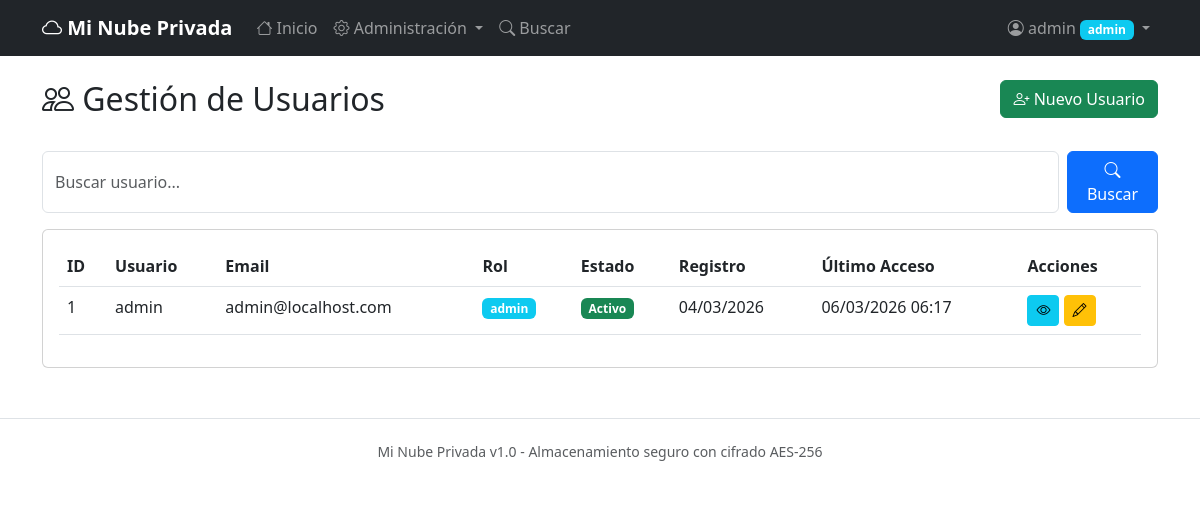
/admin/users (signed in), run on an earlier commit of the app's database.
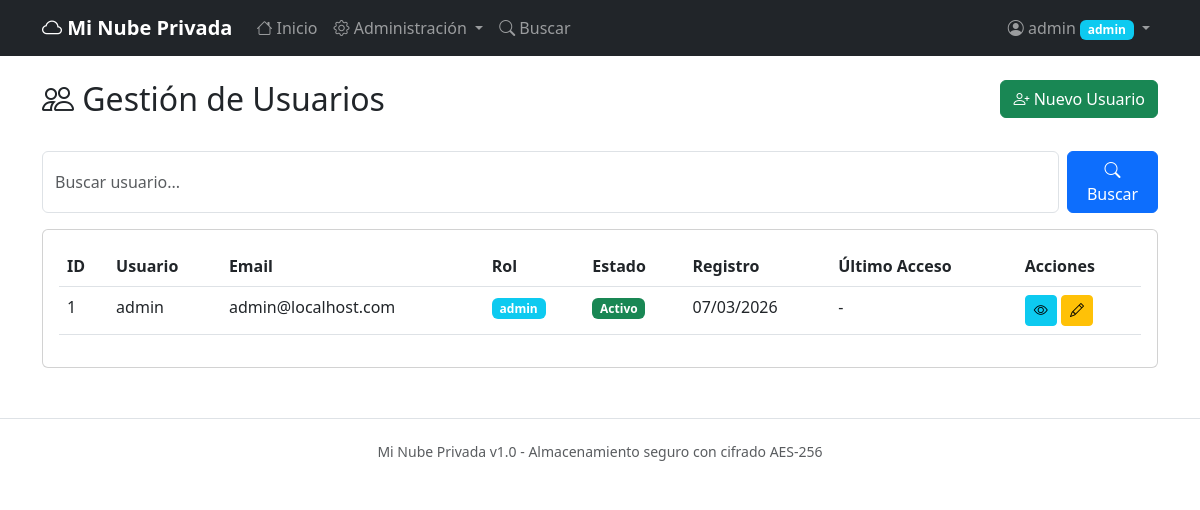
And on a later commit of the database.
### app/models.py (models this page shows, shortened)
class User(UserMixin, db.Model):
    __tablename__ = 'users'
    id = db.Column(db.Integer, primary_key=True)
    username = db.Column(db.String(80), unique=True, nullable=False, index=True)
    email = db.Column(db.String(120), unique=True, nullable=False, index=True)
    password_hash = db.Column(db.String(256), nullable=False)
    role = db.Column(db.String(20), nullable=False, default='viewer')  # admin, editor, viewer
    is_active = db.Column(db.Boolean, default=True)
    created_at = db.Column(db.DateTime, default=datetime.utcnow)
    last_login = db.Column(db.DateTime)
    last_ip = db.Column(db.String(45))
    file_logs = db.relationship('FileLog', backref='user', lazy='dynamic', cascade='all, delete-orphan')
    @property
    def is_admin(self):
        return self.role == 'admin'

### app/admin.py (the view, shortened to what this page needs)
@admin_bp.route('/users')
@login_required
@admin_required
def list_users():
    page = request.args.get('page', 1, type=int)
    per_page = request.args.get('per_page', 20, type=int)
    search = request.args.get('search', '')
    query = User.query
    users = query.order_by(User.created_at.desc()).paginate(page=page, per_page=per_page)
    return render_template('admin/users.html', users=users, search=search)

### app/templates/admin/users.html (shortened to what this page needs)
{% extends "base.html" %}
{% block content %}
<div class="row mb-4">
    <div class="col">
        <h2><i class="bi bi-people"></i> Gestión de Usuarios</h2>
    </div>
    <div class="col text-end">
        <a href="{{ url_for('auth.register') }}" class="btn btn-success">
            <i class="bi bi-person-plus"></i> Nuevo Usuario
        </a>
    </div>
</div>
<div class="row mb-3">
    <div class="col">
        <form method="GET" class="d-flex">
            <input type="text" name="search" class="form-control me-2" placeholder="Buscar usuario..." value="{{ search }}">
            <button type="submit" class="btn btn-primary">
                <i class="bi bi-search"></i> Buscar
            </button>
        </form>
    </div>
</div>
<div class="row">
    <div class="col">
        <div class="card">
            <div class="card-body">
                <div class="table-responsive">
                    <table class="table table-hover">
                        <thead>
                            <tr>
                                <th>ID</th>
                                <th>Usuario</th>
                                <th>Email</th>
                                <th>Rol</th>
                                <th>Estado</th>
                                <th>Registro</th>
                                <th>Último Acceso</th>
                                <th>Acciones</th>
                            </tr>
                        </thead>
                        <tbody>
                            {% for user in users.items %}
                            <tr>
                                <td>{{ user.id }}</td>
                                <td>{{ user.username }}</td>
                                <td>{{ user.email }}</td>
                                <td><span class="badge bg-info">{{ user.role }}</span></td>
                                <td>
                                    {% if user.is_active %}
                                    <span class="badge bg-success">Activo</span>
                                    {% else %}
                                    <span class="badge bg-danger">Inactivo</span>
                                    {% endif %}
                                </td>
                                <td>{{ user.created_at.strftime('%d/%m/%Y') }}</td>
                                <td>{{ user.last_login.strftime('%d/%m/%Y %H:%M') if user.last_login else '-' }}</td>
                                <td>
                                    <a href="{{ url_for('admin.view_user', user_id=user.id) }}" class="btn btn-sm btn-info">
                                        <i class="bi bi-eye"></i>
                                    </a>
                                    <a href="{{ url_for('admin.edit_user', user_id=user.id) }}" class="btn btn-sm btn-warning">
                                        <i class="bi bi-pencil"></i>
                                    </a>
                                </td>
                            </tr>
                            {% endfor %}
                        </tbody>
                    </table>
                </div>
            </div>
        </div>
    </div>
</div>
{% endblock %}

### app/templates/includes/navbar.html (shortened to what this page needs)
<nav class="navbar navbar-expand-lg navbar-dark bg-dark">
    <div class="container">
        <a class="navbar-brand" href="{{ url_for('main.index') }}">
            <i class="bi bi-cloud"></i> Mi Nube Privada
        </a>
        <div class="collapse navbar-collapse" id="navbarNav">
            <ul class="navbar-nav me-auto">
                <li class="nav-item">
                    <a class="nav-link" href="{{ url_for('main.index') }}">
                        <i class="bi bi-house"></i> Inicio
                    </a>
                </li>
                {% if current_user.is_authenticated and current_user.is_admin %}
                <li class="nav-item dropdown">
                    <a class="nav-link dropdown-toggle" href="#" role="button" data-bs-toggle="dropdown">
                        <i class="bi bi-gear"></i> Administración
                    </a>
                </li>
                {% endif %}
                <li class="nav-item">
                    <a class="nav-link" href="{{ url_for('main.search') }}">
                        <i class="bi bi-search"></i> Buscar
                    </a>
                </li>
            </ul>
            <ul class="navbar-nav">
                {% if current_user.is_authenticated %}
                <li class="nav-item dropdown">
                    <a class="nav-link dropdown-toggle" href="#" role="button" data-bs-toggle="dropdown">
                        <i class="bi bi-person-circle"></i> {{ current_user.username }}
                        <span class="badge bg-info">{{ current_user.role }}</span>
                    </a>
                </li>
                {% else %}
                <li class="nav-item">
                    <a class="nav-link" href="{{ url_for('auth.login') }}">Iniciar sesión</a>
                </li>
                {% endif %}
            </ul>
        </div>
    </div>
</nav>

What changed in the data, as far as the page shows it:
changed User "admin": created_at "04/03/2026" → "07/03/2026"; last_login "06/03/2026 06:17" → "-"
